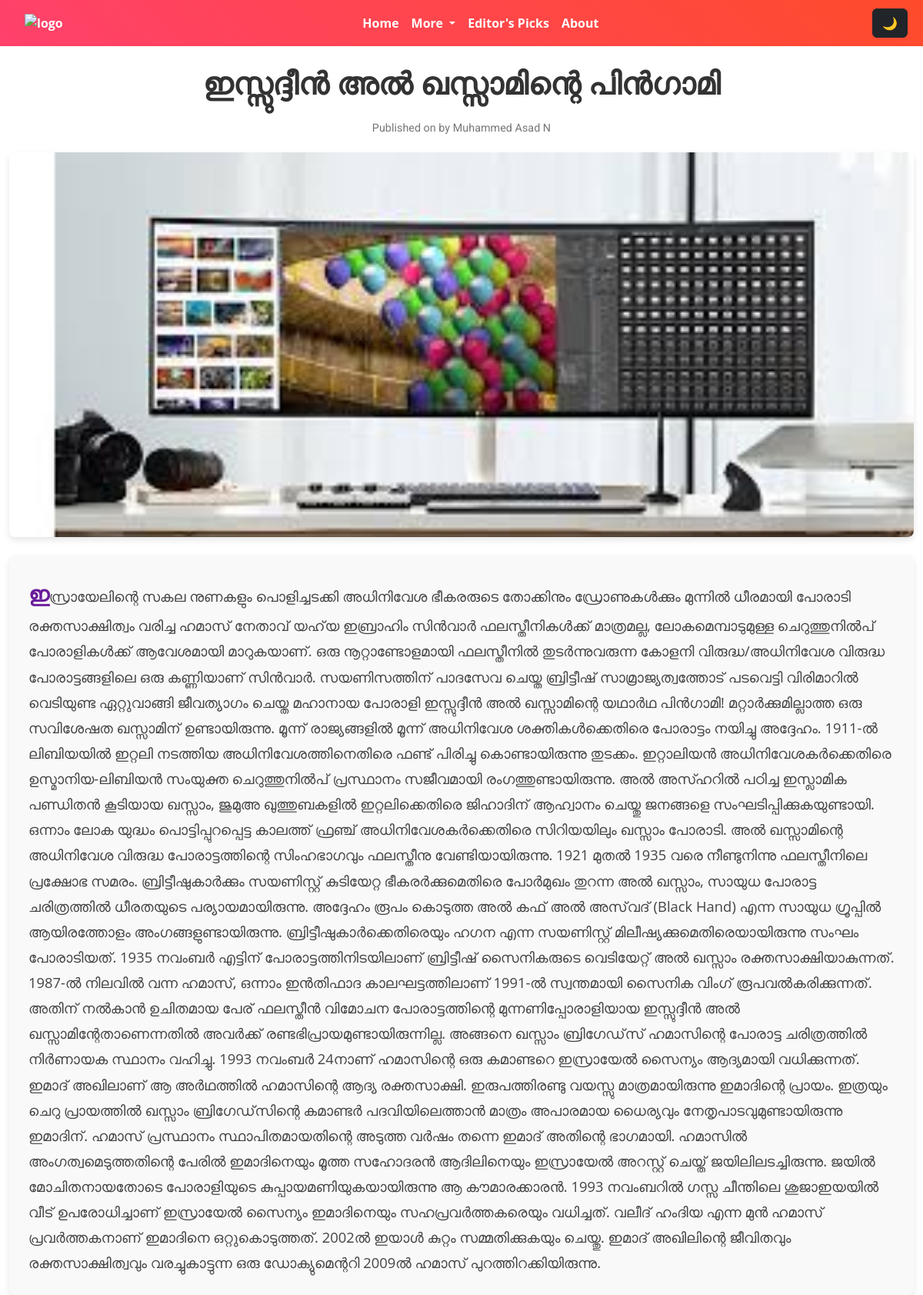
The app's page /article/1 with its own data.
### sampleapp/models.py (models this page shows)
class Article(models.Model):
    title = models.CharField(max_length=100)
    poster = models.ImageField(upload_to='poster')
    content = models.TextField()
    published_at = models.DateTimeField(auto_now_add=True)
    author = models.CharField(max_length=100)

### sampleapp/views.py (the view)
# urls.py: path("article/<int:pk>", views.articles, name="articles"),
def articles(request, pk):
    context_data = {
        "article": models.Article.objects.filter(id=pk).first(),
    }
    return render(request, "articles.html",context_data)

### sampleapp/templates/articles.html (shortened to what this page needs)
{% extends 'base.html' %}
{% load static %}
{% block contents %}
    <nav class="navbar navbar-expand-lg navbar-dark fw-bold">
        <div class="container-fluid">
            <img src="{% static 'images/logo.png' %}" alt="logo" class="img-fluid" style="max-height: 50px;">
            <div class="collapse navbar-collapse" id="navbarNav">
                <ul class="navbar-nav">
                    <li class="nav-item">
                        <a class="nav-link" href="#">Home</a>
                    </li>
                    <li class="nav-item dropdown">
                        <a class="nav-link dropdown-toggle" href="#" id="navbarDropdown" role="button"
                           data-bs-toggle="dropdown" aria-expanded="false">
                            More
                        </a>
                    </li>
                    <li class="nav-item">
                        <a class="nav-link" href="#Editor's Picks">Editor's Picks</a>
                    </li>
                    <li class="nav-item">
                        <a class="nav-link" href="#about">About</a>
                    </li>
                </ul>
            </div>
            <button class="btn btn-dark dark-mode-toggle">🌙</button>
        </div>
    </nav>
    <section class="more_main">
        <div class="container">
            <div class="row mt-4">
                <div class="col-12">
                    <h1 class="text-center underline">
                        {{ article.title }}
                    </h1>
                    <div class="article-meta">
                        Published on {{ article.published_date }} by {{ article.author }}
                    </div>
                    <img src="{{ article.poster.url }}" alt="Article Image" class="article-image">
                    <div class="article-content mt-4">
                        {{ article.content }}
                    </div>
                </div>
            </div>
        </div>
    </section>
{% endblock %}

### sampleapp/static/style.css (style rules this page uses)
.btn, .editorial-link { border: 0 solid; background-color: white; padding: 5px 15px; font-size: 16px; cursor: pointer; text-decoration: none; }

### sampleapp/templates/articles.html (style rules this page uses)
body { font-family: 'Open Sans', sans-serif; color: #333; margin: 0; padding: 0; }
h1 { font-family: 'Roboto', sans-serif; font-weight: 700; font-size: 2.5rem; line-height: 1.3; margin-bottom: 20px; color: #333; text-align: center; }
.article-content { font-size: 1.15rem; line-height: 1.8; color: #444; padding: 20px; background-color: #f9f9f9; border-radius: 8px; box-shadow: 0 4px 8px rgba(0, 0, 0, 0.1); margin-top: 20px; }
.article-content::first-letter { font-size: 1.5em; font-weight: bold; color: #6a1b9a; }
.article-image { width: 100%; max-height: 500px; object-fit: cover; border-radius: 8px; box-shadow: 0 4px 8px rgba(0, 0, 0, 0.1); }
.article-meta { font-family: 'Roboto', sans-serif; font-size: 0.9rem; color: #777; text-align: center; margin-bottom: 20px; }
.navbar { background: linear-gradient(45deg, #ff416c, #ff4b2b); color: white; width: 100%; height: auto; padding: 10px 20px; }
.navbar-nav { margin: auto; }
.navbar-nav .nav-link { transition: transform 0.3s ease-in-out; color: white; }
.dark-mode-toggle { position: absolute; right: 20px; }
@media (min-width: 993px) { .container { max-width: 1200px; margin: 0 auto; } }
@media (min-width: 993px) { .article-content { padding: 25px; } }

### records on screen
Article: title "ഇസ്സുദ്ദീന്‍ അല്‍ ഖസ്സാമിന്റെ പിന്‍ഗാമി", author "Muhammed Asad N", poster (picture), content "ഇസ്രായേലിന്റെ സകല നുണകളും പൊളിച്ചടക്കി അധിനിവേശ ഭീകരരുടെ തോക്കിനും ഡ്രോണുകള്‍ക്കും മുന്നില്‍ ധീരമായി പോരാടി രക്തസാക്ഷിത്വം വരിച്ച ഹമാസ് നേതാവ് യഹ്‌യ ഇബ്രാഹിം സിന്‍വാര്‍ ഫലസ്തീനികള്‍ക്ക് മാത്രമല്ല, ലോകമെമ്പാടുമുള്ള ചെറുത്തുനില്‍പ് പോരാളികള്‍ക്ക് ആവേശമായി മാറുകയാണ്. ഒരു നൂറ്റാണ്ടോളമായി ഫലസ്തീനില്‍ തുടര്‍ന്നുവരുന്ന കോളനി വിരുദ്ധ/അധിനിവേശ വിരുദ്ധ പോരാട്ടങ്ങളിലെ ഒരു കണ്ണിയാണ് സിന്‍വാര്‍. സയണിസത്തിന് പാദസേവ ചെയ്ത ബ്രിട്ടീഷ് സാമ്രാജ്യത്വത്തോട് പടവെട്ടി വിരിമാറില്‍ വെടിയുണ്ട ഏറ്റുവാങ്ങി ജീവത്യാഗം ചെയ്ത മഹാനായ പോരാളി ഇസ്സുദ്ദീന്‍ അല്‍ ഖസ്സാമിന്റെ യഥാര്‍ഥ പിന്‍ഗാമി! മറ്റാര്‍ക്കുമില്ലാത്ത ഒരു സവിശേഷത ഖസ്സാമിന് ഉണ്ടായിരുന്നു. മൂന്ന് രാജ്യങ്ങളില്‍ മൂന്ന് അധിനിവേശ ശക്തികള്‍ക്കെതിരെ പോരാട്ടം നയിച്ചു…"
